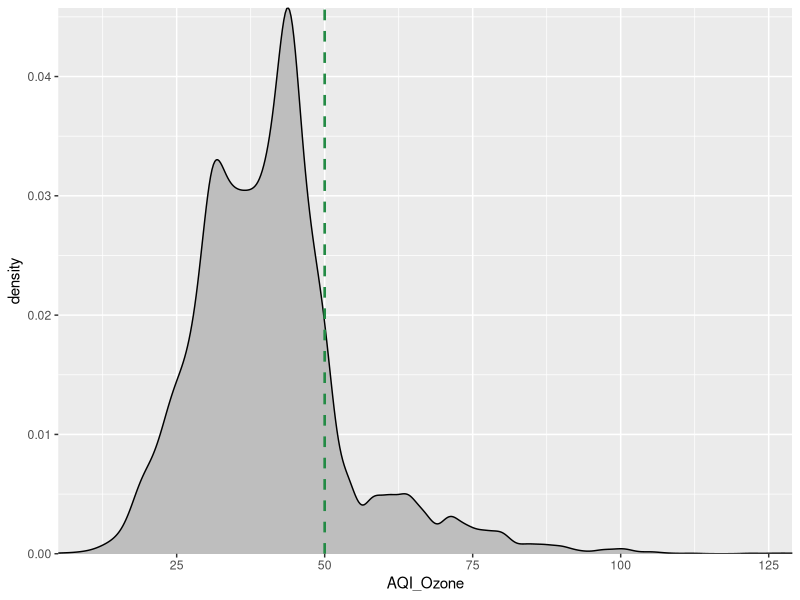
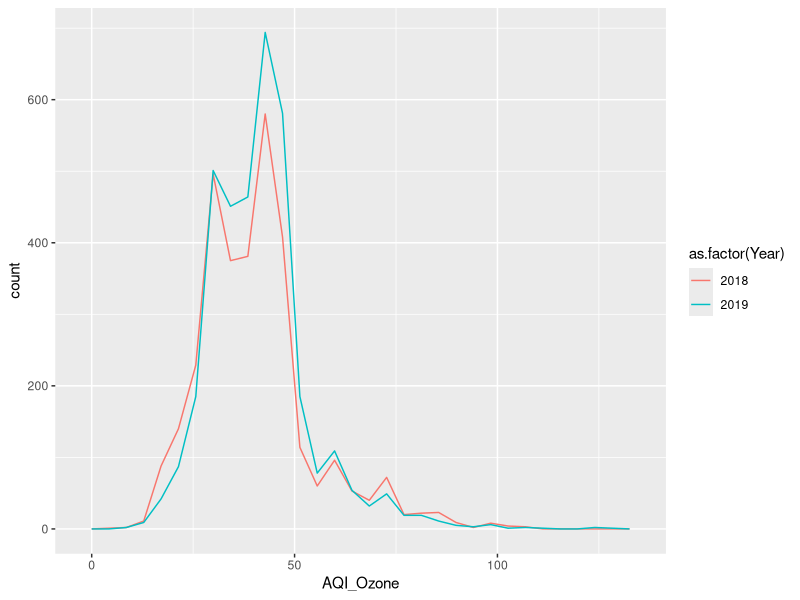

Write the R code that produced these figures, in order.
## ---- chunk 1
library(tidyverse)
library(lubridate)
library(here)
here()
## ---- chunk 2
EPAair <- read.csv(here("Data/Processed/EPAair_O3_PM25_NC1819_Processed.csv"), stringsAsFactors = TRUE)
# Set date to date format
EPAair$Date <- as.Date(EPAair$Date, format = "%Y-%m-%d")

## ---- chunk 3
summary(EPAair$AQI_Ozone) #mean = 40.88 and median = 40
length(EPAair$AQI_Ozone) #8976 observations

O3.onesample <- t.test(EPAair$AQI_Ozone, mu = 50, alternative = "less")
O3.onesample

Ozone.plot <- ggplot(EPAair, aes(x = AQI_Ozone)) +
  geom_density(fill = "gray") +
  geom_vline(xintercept = 50, color = "#238b45", lty = 2, size = 0.9) +
  scale_x_continuous(expand = c(0, 0)) + 
  scale_y_continuous(expand = c(0, 0))
print(Ozone.plot)

# Format as a GLM
O3.onesample2 <- lm(AQI_Ozone ~ 1, EPAair)
O3.onesample2
## ---- chunk 4
#First let's look at the data
ggplot(EPAair, aes(x = AQI_Ozone, color = as.factor(Year))) +
  geom_freqpoly()

#Format as a t-test
#EPAair$Ozone will be our continuous dependent variable
#EPAair$Year will be our categorical variable with two levels (2018 and 2019)
O3.twosample <- t.test(EPAair$AQI_Ozone ~ EPAair$Year)
O3.twosample

# Format as a GLM
O3.twosample2 <- lm(EPAair$AQI_Ozone ~ EPAair$Year)
summary(O3.twosample2)

